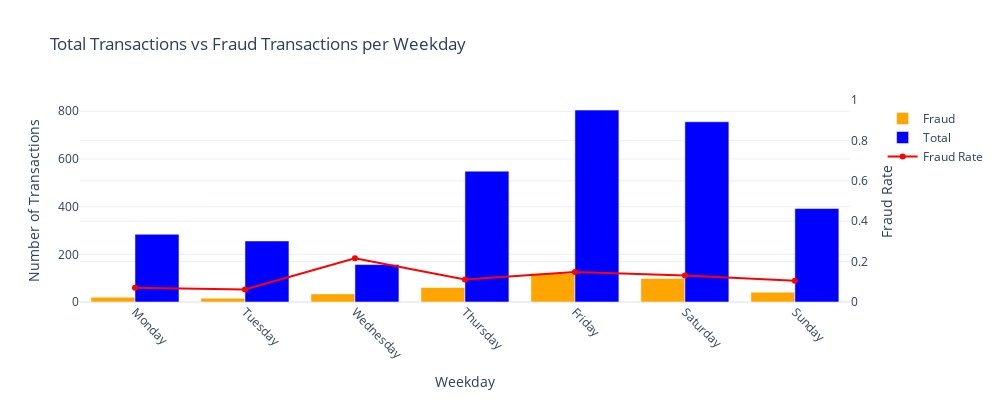

The notebook cell saved with this chart:
### Code cell
fig = make_subplots(specs=[[{"secondary_y": True}]])

# Adding bars for fraudulent transactions
fig.add_trace(
    go.Bar(
        x=transactions_by_weekday.index,
        y=transactions_by_weekday['fraud'],
        name='Fraud',
        marker_color='orange',
        hovertemplate='Fraud: %{y}<extra></extra>',
    ),
    secondary_y=False,
)

# Adding bars for all transactions
fig.add_trace(
    go.Bar(
        x=transactions_by_weekday.index,
        y=transactions_by_weekday['all_transactions'],
        name='Total',
        marker_color='blue',
        hovertemplate='Non-Fraud: %{y}<extra></extra>',
    ),
    secondary_y=False,
)

# Adding the line for the fraud rate
fig.add_trace(
    go.Scatter(
        x=fraud_by_weekday['weekday_name'],
        y=fraud_by_weekday['fraud_rate'],
        name='Fraud Rate',
        mode='lines+markers',
        line=dict(color='red'),
        hovertemplate='Fraud Rate: %{y:.2f}<extra></extra>',
    ),
    secondary_y=True,
)

# Layout configuration
fig.update_layout(
    title="Total Transactions vs Fraud Transactions per Weekday",
    xaxis_title="Weekday",
    yaxis_title="Number of Transactions",
    yaxis2_title="Fraud Rate",
    barmode='group',
    legend=dict(
        x=0.98,
        y=0.98,
        bgcolor='rgba(255, 255, 255, 0.5)',
    ),
    template="plotly_white",
    width=1000,
    height=400,
)

# Axis configuration
fig.update_xaxes(
    tickangle=45,
    type='category',
)

# Axis configuration
fig.update_yaxes(title_text="Number of Transactions", secondary_y=False)
fig.update_yaxes(title_text="Fraud Rate", secondary_y=True, range=[0, 1])

fig.show()

### Figure 1 — Plotly figure (JSON) as saved in the notebook; plotly's stock layout.template omitted (floating-point values rounded to 4 significant figures)
{"data": [{"hovertemplate": "Fraud: %{y}<extra></extra>", "marker": {"color": "orange"}, "name": "Fraud", "type": "bar", "x": ["Monday", "Tuesday", "Wednesday", "Thursday", "Friday", "Saturday", "Sunday"], "xaxis": "x", "y": [20, 16, 34, 61, 120, 99, 41], "yaxis": "y"}, {"hovertemplate": "Non-Fraud: %{y}<extra></extra>", "marker": {"color": "blue"}, "name": "Total", "type": "bar", "x": ["Monday", "Tuesday", "Wednesday", "Thursday", "Friday", "Saturday", "Sunday"], "xaxis": "x", "y": [284, 256, 157, 549, 805, 756, 392], "yaxis": "y"}, {"hovertemplate": "Fraud Rate: %{y:.2f}<extra></extra>", "line": {"color": "red"}, "mode": "lines+markers", "name": "Fraud Rate", "type": "scatter", "x": ["Monday", "Tuesday", "Wednesday", "Thursday", "Friday", "Saturday", "Sunday"], "xaxis": "x", "y": [0.07042, 0.0625, 0.2166, 0.1111, 0.1491, 0.131, 0.1046], "yaxis": "y2"}], "layout": {"barmode": "group", "height": 400, "legend": {"bgcolor": "rgba(255, 255, 255, 0.5)", "x": 0.98, "y": 0.98}, "title": {"text": "Total Transactions vs Fraud Transactions per Weekday"}, "width": 1000, "xaxis": {"anchor": "y", "domain": [0, 0.94], "tickangle": 45, "title": {"text": "Weekday"}, "type": "category"}, "yaxis": {"anchor": "x", "domain": [0, 1], "title": {"text": "Number of Transactions"}}, "yaxis2": {"anchor": "x", "overlaying": "y", "range": [0, 1], "side": "right", "title": {"text": "Fraud Rate"}}}}
